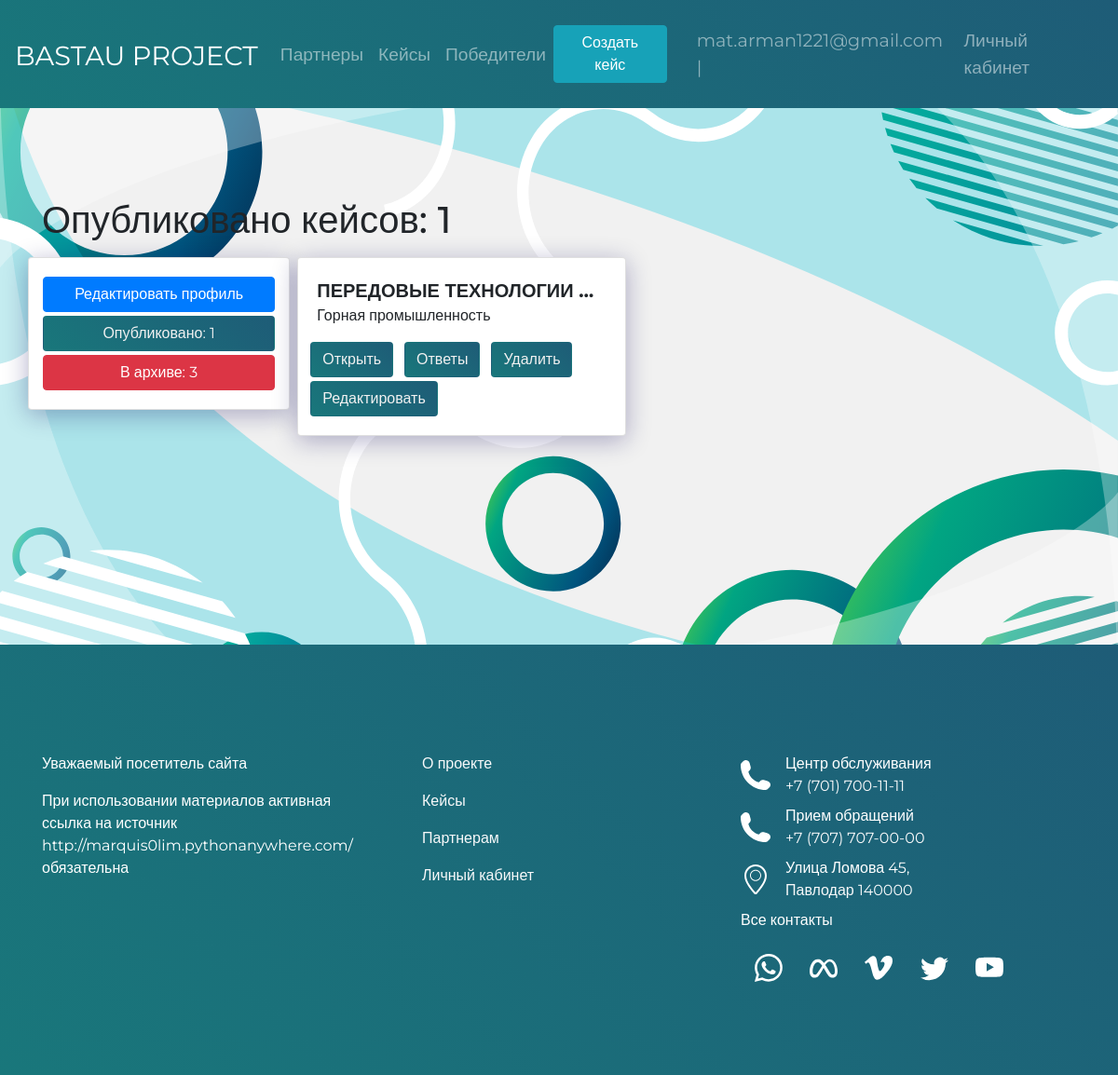
The app's page /mycases/ (signed in) with its own data.
### BastauApp/models.py (models this page shows)
class User(AbstractBaseUser, PermissionsMixin):
    email = models.EmailField(db_index=True, unique=True, max_length=254, verbose_name='Почта')
    phone = models.CharField(max_length=20, help_text='Номер телефона', verbose_name='Телефон')
    is_staff = models.BooleanField(default=True)
    is_active = models.BooleanField(default=True)
    is_superuser = models.BooleanField(default=False)
    is_student = models.BooleanField(default=False, verbose_name='Участники')
    is_partner = models.BooleanField(default=False, verbose_name='Партнеры')
    objects = CustomUserManager()
    REQUIRED_FIELDS = ["phone"]
    USERNAME_FIELD = 'email'
    class Meta:
        verbose_name = "Пользователь"
        verbose_name_plural = "Пользователи"

class Case(models.Model):
    title = models.CharField(max_length=200, verbose_name='Название')
    description = models.TextField(verbose_name='Описание кейса')
    date_of_create = models.DateTimeField(auto_now=True, verbose_name='Дата создания')
    date_of_edit = models.DateTimeField(auto_now_add=True, verbose_name='Дата последней редакции')
    date_of_close = models.DateTimeField(verbose_name='Дата закрытия')
    category = models.ForeignKey(Category, on_delete=models.CASCADE, verbose_name='Категории')
    file = models.FileField(verbose_name='Файл', upload_to="file",blank=True)
    region = models.CharField(max_length=50, choices=REGIONS, default=REGIONS[0],verbose_name='Область')
    user_id = models.ForeignKey(Partner, on_delete=models.CASCADE, related_name='partners', verbose_name='Организации')
    is_published = models.BooleanField(default=True, verbose_name='Опубликован')
    tags = TaggableManager()
    class Meta:
        verbose_name = "Кейс"
        verbose_name_plural = "Кейсы"
    def __str__(self):
        return self.title

class Category(models.Model):
    title = models.CharField(max_length=30, verbose_name='Название')
    class Meta:
        verbose_name = "Категория"
        verbose_name_plural = "Категории"
    def __str__(self):
        return self.title

### BastauApp/views.py (the view)
# urls.py: path('mycases/', views.ShowCasesPartner.as_view(), name='mycases'),
class ShowCasesPartner(ListView):
    model = Case
    context_object_name = 'cases'
    template_name = 'casepartners.html'
    extra_context = {'menu': menu}
    paginate_by = 6
    def get_queryset(self):
        now = datetime.datetime.now()
        queryset = Case.objects.filter(user_id=self.request.user.partner,is_published=True, date_of_close__gte=now)
        return queryset
    def get_context_data(self, **kwargs):
        now = datetime.datetime.now()
        queryset = Case.objects.filter(user_id=self.request.user.partner, is_published=False)
        qs = Case.objects.filter(user_id=self.request.user.partner, date_of_close__lte=now)
        superqs = queryset | qs
        context = super().get_context_data(**kwargs)
        context['total_active_records'] = Case.objects.filter(user_id=self.request.user.partner,is_published=True, date_of_close__gte=now).count()
        context['all_cases'] = Case.objects.filter(user_id=self.request.user.partner).count()
        context['case_isnt_published'] = superqs.count()
        return context

### BastauApp/templates/casepartners.html (shortened to what this page needs)
{% extends 'base.html' %}
  {% block content %}
<div class="lk-fon">
<br><br><br><br>
 <div class="container">
     <h1 class="mb-3">Опубликовано кейсов: {{total_active_records}}</h1>
     <div class="row align-items-start">
         <div class="col-lg-3 mr-2 main-cases__item cases_public card">
                <a href='{% url "personal_partner" user.id %}'><button class="btn btn-block btn-primary">Редактировать профиль</button></a>
                <a href='{% url "mycases" %}'><button class="btn btn-block btn-gradient mt-1">Опубликовано: {{total_active_records}}</button></a>
                <a href='{% url "mycasesArchive" %}'><button class="btn btn-block btn-danger mt-1">В архиве: {{case_isnt_published}} </button></a>
         </div>
         <div class="col-lg-8">
             <div class="row ">
    {% for item in object_list %}
    {% if item.user_id.user.email == request.user.email %}
         <div class="col-lg-6 mb-2">
             <div class="row ">
         <div class="main-cases__item hidden card">
            <span class="case__title hidden">
                {{item}}
            </span>
                  <p>{{item.category}}</p>
                    <div class="row">
                        <a href="{% url 'detail_view_for_Partner' item.id %}"><button class="btn btn-gradient mr-1 ml-2 mb-1">Открыть</button></a>
                        <a href="{% url 'show_answer' item.id %}"><button class="btn btn-gradient mr-1 ml-2">Ответы</button></a>
                        <a href="{% url 'delete_case' item.id %}"><button class="btn btn-gradient mr-1 ml-2">Удалить</button></a>
                        <a href="{% url 'case_update' item.id %}"><button class="btn btn-gradient mr-1 ml-2">Редактировать</button></a>
                    </div>
             </div>
                </div>
         </div>
     <br>
         {% endif %}
    {% endfor %}
             </div>
         </div>
     </div>
 </div>
  {% endblock %}

### BastauApp/templates/base.html (shortened to what this page needs)
{% load static %}
<!DOCTYPE html>
<html lang="en">
  <head>
    <link type="text/css" href="{% static 'css/style.css' %}" rel="stylesheet" />
    <link type="text/css" href="{% static 'css/zero.css' %}" rel="stylesheet" />
    <link rel="stylesheet" href="https://cdnjs.cloudflare.com/ajax/libs/twitter-bootstrap/4.6.1/css/bootstrap.min.css">
  <link type="text/css" href="{% static 'select2/select2.css' %}" rel="stylesheet" />
    <link rel="stylesheet" href="https://cdn.jsdelivr.net/npm/bootstrap-icons@1.8.3/font/bootstrap-icons.css">
  </head>
  <body>
    <header class="header">
      <nav class="navbar navbar-expand-lg navbar-dark">
        {% block mainmenu %}
        <nav class="nav-item header-bastau align-middle"> <a href="{% url 'index' %}" class="navbar-brand">BASTAU PROJECT</a>
        </nav>
          <div class="collapse navbar-collapse" id="navbarTogglerDemo01">
            <ul class="navbar-nav mr-auto mt-2 mt-lg-0">
              {% for item in menu %}
              {% if not forloop.last %}
              <li class="nav-item "><a href="{% url item.url_name %}" class="nav-link">{{item.title}}</a></li>
              {% else %}
              <li class="nav-item"><a href="{% url item.url_name %}" class="nav-link">{{item.title}}</a></li>
              {% endif%}
            {% endfor %}
            </ul>
            <ul class="navbar-nav d-flex align-items-center mt-lg-0">
            {% if request.user.is_authenticated %}
                {% if request.user.is_student %}
                <li class="nav-item nav-link"> {{user.email}} </li>
                <li class="nav-item"><a href="{% url 'personal' user.id %}"  class="nav-link">Личный кабинет</a></li>
                {% elif request.user.is_partner %}
              <li class=""><a href="{% url 'createcase' %}"><button type="submit" class="btn btn-info mr-4" >Создать кейс</button></a></li>
                <li class="nav-item nav-link"> {{user.email}} | </li>
                <li class="nav-item"><a href="{% url 'personal_partner' user.id %}"  class="nav-link">Личный кабинет</a></li>
                {%endif%}
            {% else %}
            <li class="nav-item "><a href="{% url 'register' %}"  class="nav-link text-white">Регистрация</a></li>
              <li class="nav-item"><a href="{% url 'login'%}"  class="nav-link">Войти</a></li>
            {% endif %}
            </ul>
          </div>
      </nav>
        {% endblock mainmenu %}
    </header>
    <div class="main-content">
      {% block content %}
      {% endblock %}
    </div>
    <footer class="footer">
      <div class="container d-flex justify-content-center">
        <div class="row">
        <div class="footer__item col-lg-4 align-items-center mt-3">
          <div class="mb-3">Уважаемый посетитель сайта</div>
          <p>При использовании материалов активная ссылка на источник http://marquis0lim.pythonanywhere.com/ обязательна</p>
        </div>
        <div class="footer__item d-flex justify-content-start flex-column col-lg-4 mt-3 pl-5">
          <a href="{% url 'about' %}" class="text-light mb-3">
            О проекте
          </a>
          <a href="{% url 'showcases' %}" class="text-light mb-3">
            Кейсы
          </a>
          <a href="{% url 'partners' %}" class="text-light mb-3">
            Партнерам
          </a>
          {% if request.user.is_student %}
          <a href="{% url 'personal' user.id %}"  class="text-light">Личный кабинет</a>
          {% elif request.user.is_partner %}
          <a href="{% url 'personal_partner' user.id %}" class="text-light mb-3">Личный кабинет</a>
            {% endif %}
        </div>
        <div class="footer__item col-lg-4 mt-3">
          <div class="d-flex justify-content-start align-items-center mb-2">
            <img class="mr-3" src="{% static '/img_register/phone.svg' %}" alt="">
            <div>
              <span class="ma-0 pa-0">Центр обслуживания</span> <br/>
              <a href="" class="text-light">+7 (701) 700-11-11</a>
            </div>
          </div>
          <div class="d-flex justify-content-start align-items-center mb-2">
            <img class="mr-3" src="{% static '/img_register/phone.svg' %}" alt="">
            <div>
              <span>Прием обращений</span><br/>
              <a href="" class="text-light">+7 (707) 707-00-00</a>
            </div>
          </div>
          <div class="d-flex justify-content-start align-items-center mb-2">
            <img class="mr-3" src="{% static '/img_register/location.svg' %}" alt="">
            <div>
              <span>Улица Ломова 45,</span><br/>
              <a href="" class="text-light">Павлодар 140000</a>
            </div>
          </div>
          <span>Все контакты</span>
          <div class="d-flex justify-content-around mt-4  mr-5">
          </div>
        </div>
        </div>
      </div>
    </footer>
  </body>
</html>

### BastauApp/static/css/style.css (style rules this page uses)
* { font-family: 'Montserrat', sans-serif; }
body { background-color: #f1f1f1 !important; height: 100%; }
html { height: 100%; }
.container { max-width: 1170px; margin: 0 auto; height: 100%; }
.header { display: flex; flex-direction: column; justify-content: space-between; width: 100%; background: -webkit-linear-gradient(45deg, rgb(25, 119, 123), rgb(30, 92, 119)); background: -moz-linear-gradient(45deg, rgb(25, 119, 123), rgb(30, 92, 119)); background: linear-gradient(45deg, rgb(25, 119, 123), rgb(30, 92, 119)); }
.navbar { display: flex; align-items: center; width: 100%; height: 100%; background: -webkit-linear-gradient(45deg, rgb(25, 119, 123), rgb(30, 92, 119)); background: -moz-linear-gradient(45deg, rgb(25, 119, 123), rgb(30, 92, 119)); background: linear-gradient(45deg, rgb(25, 119, 123), rgb(30, 92, 119)); }
.navbar-brand { font-size: 1.8rem!important; margin-right: 20px; }
.nav-link { font-size: 1.2rem; }
.case__title { font-size: 20px; font-weight: bold; }
.main-content { min-height: calc(80vh - 64px); }
.lk-fon { height: 100%; background-image: url('../background/personal.svg'); background-size: cover; background-repeat: no-repeat; background-attachment: fixed; background-position: center center; background-size: 100%; min-height: calc(80vh - 64px); }
body { position: relative; }
.footer { width: 100%; background: linear-gradient(45deg, rgb(25, 119, 123), rgb(30, 92, 119));; padding-top: 100px; padding-bottom: 100px; color: #fff; display: flex; justify-content: space-between; }
.footer__item { width: 30%; }
.main-cases__item { padding: 20px; box-shadow: rgb(12 6 91 / 31%) 0px 5px 27px 0px; max-width:100%; width:400px; }
.hidden { white-space: nowrap; overflow: hidden; text-overflow: ellipsis; }
.d-flex { display: flex; justify-content: space-between; }
.card { border-radius: 50px; }
.row { margin-right:0 !important; }
.cases_public { max-height:50% }
.btn-gradient { background: linear-gradient(45deg, rgb(25, 119, 123), rgb(30, 92, 119)); color: #f1f1f1!important; }
.header-bastau a { height: 100px; padding-top: 30px; }

### BastauApp/static/css/zero.css (style rules this page uses)
*, *::before, *::after { box-sizing: border-box; }
ul[class], ol[class] { padding: 0; }
body, h1, h2, h3, h4, p, ul[class], ol[class], li, figure, figcaption, blockquote, dl, dd { margin: 0; }
body { background-color: #f1f1f1; }
ul[class], ol[class] { list-style: none; }
a:not([class]) { text-decoration-skip-ink: auto; }
img { max-width: 100%; display: block; }
input, button, textarea, select { font: inherit; }
a { color:rgb(47, 148, 136) ; text-decoration: none; }
a:after { text-decoration: none; }

### records on screen
User: email "mat.arman1221@gmail.com"
Case: title "ПЕРЕДОВЫЕ ТЕХНОЛОГИИ Б…", category "Горная промышленность"

### other values on screen
{{ item.title }} "Партнеры" "Кейсы"
{{ item.title }} "Победители"
{{ total_active_records }} "1"
{{ case_isnt_published }} "3"
